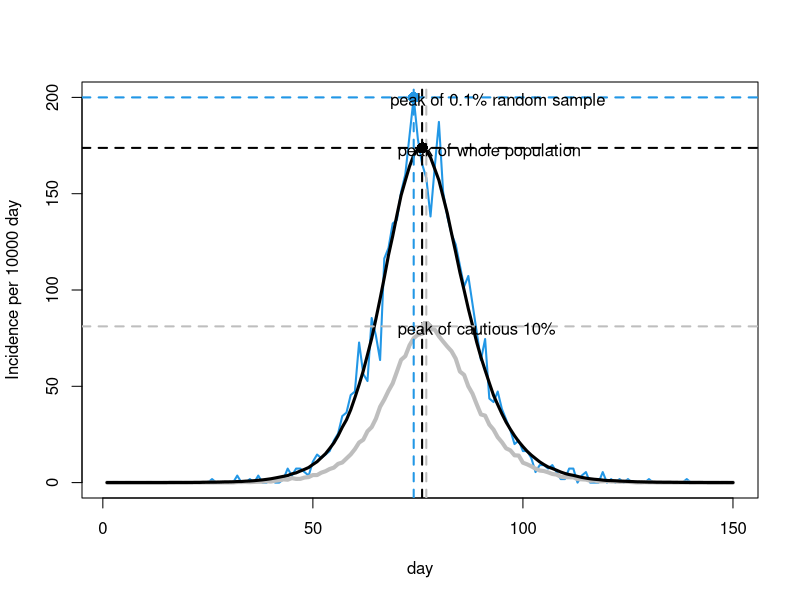
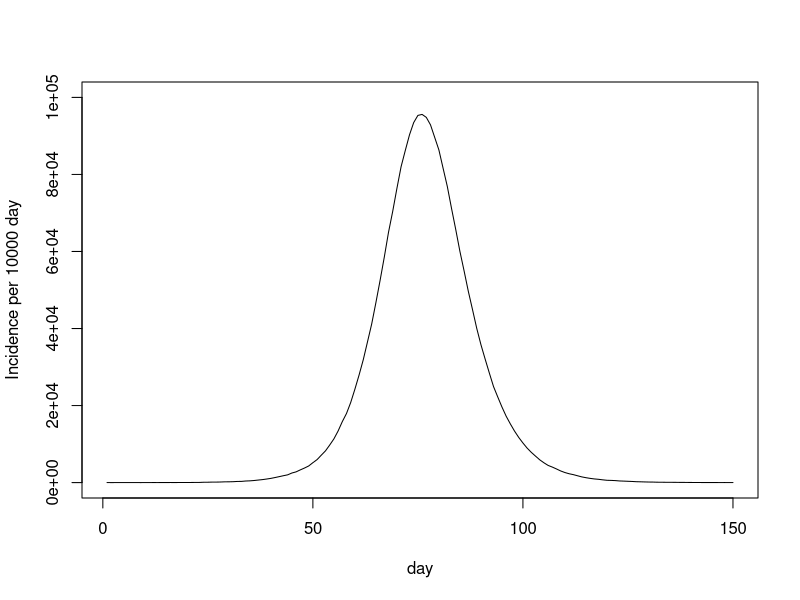

Write R code to recreate these figures, in order. (Note: a time limit stopped this script after it produced the figures.)
#This work is completed by group 12：Yenyi Yu s2161093, Minke Pan s2160782 and Yanren Mao s2207399
#address of github repo: 
seir <- function(n=5.5e+6,ne=10,nt=150,gamma=1/3,delta=1/5) {
  ## SEIR stochastic simulation model.
  ## n = population size; ni = initially infective; nt = number of days ## gamma = daily prob E -> I; delta = daily prob I -> R;
  ## bmu = mean beta; bsc = var(beta) = bmu * bsc
  lambda <- 0.4/n
  x <- rep(0,n) ## initialize to susceptible state
  beta <- rlnorm(n,0,0.5); beta <- beta/mean(beta) ## individual infection rates 
  index1 <- order(beta)[1:(0.1*n)]
  index2 <- sample(n,0.001*n,replace=FALSE)
  x[1:ne] <- 1 ## create some infectives
  S <- E_new <- E_low <- E_random <- S_low <- S_random <-rep(0,nt) ## E <- I <- R <-  set up storage for pop in each state 
  S[1] <- E_new[1] <- n-ne;
  S_low[1] <- sum(x[index1]==0); S_random[1] <- sum(x[index2]==0)
  E_low[1] <- sum(x[index1]==1); E_random[1] <- sum(x[index2]==1) ## initialize
  for (i in 2:nt) { ## loop over days
    u <- runif(n) ## uniform random deviates
    Iota<-sum(beta[x==1])
    x[x==2&u<delta] <- 3 ## I -> R with prob delta 
    x[x==1&u<gamma] <- 2 ## E -> I with prob gamma 
    x[x==0&u<lambda*beta*Iota] <- 1 ## S -> E with prob beta*I[i-1] 
    S[i] <- sum(x==0) #; E[i] <- sum(x==1); I[i] <- sum(x==2); R[i] <- sum(x==3)
    S_low[i]<- sum(x[index1]==0); S_random[i]<- sum(x[index2]==0)
    E_new[i]<- S[i-1]-S[i]; E_low[i]<- S_low[i-1]-S_low[i]; E_random[i]<- S_random[i-1]-S_random[i]
  }
  E_new[1] <- ne
  list(S=S,beta=beta,E_new=E_new,E_low=E_low,E_random=E_random) #E=E,I=I,R=R,
} ## seir
set.seed(3)
ep <- seir() ## run simulation 

n=5.5e+6
ep_new <- ep$E_new/n*10000
ep_low <- ep$E_low/n/0.1*10000
ep_random <- ep$E_random/n/0.001*10000

plot(ep_random,ylim=c(0,max(ep_new,ep_low,ep_random)),xlab="day",ylab="Incidence per 10000 day", type="l",col=4,lwd=2) ## E black
lines(ep_low,col="grey",lwd=4); lines(ep_new, col="black",lwd=3)

abline(h=max(ep_new), v=which(ep_new == max(ep_new)), lty=2, col="black", lwd=2)
abline(h=max(ep_low), v=which(ep_low == max(ep_low)), lty=2, col= "grey",lwd=2)
abline(h=max(ep_random), v=which(ep_random == max(ep_random)), lty=2, col=4,lwd=2)

points(which(ep_new == max(ep_new)),max(ep_new), col="black",cex=1.5,pch=16)
text(which(ep_new == max(ep_new))+16,max(ep_new)-2, "peak of whole population")

points(which(ep_low == max(ep_low)),max(ep_low), col="grey",cex=1.5,pch=16)
text(which(ep_low == max(ep_low))+12,max(ep_low)-2, "peak of cautious 10%")

points(which(ep_random == max(ep_random)),max(ep_random), col=4,cex=1.5,pch=16)
text(which(ep_random == max(ep_random))+20,max(ep_random)-2, "peak of 0.1% random sample")
#zoom


plot(ep$E_new,ylim=c(0,100000),xlab="day",ylab="Incidence per 10000 day",type="l",col="black",lwd=1) ## E black

for (i in 1:9) {
  n=5.5e+6
  ep<-seir()
  ep_new <- ep$E_new
  lines(ep_new,col="black",lwd=1)
  abline(h=max(ep_new), v=which(ep_new == max(ep_new)), lty=2, col="black", lwd=1)
  }
  
